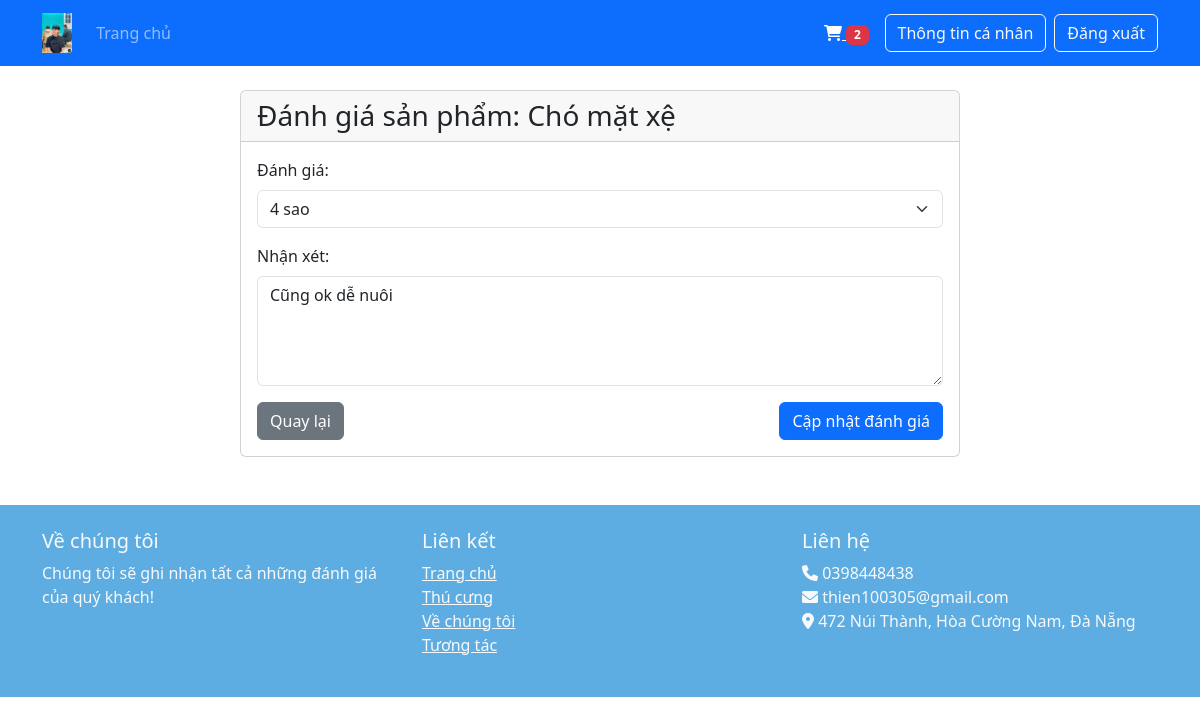
/product/16/review/ (signed in), run on the app's committed database.
### accounts/models.py (models this page shows, shortened)
class Product(models.Model):
    name = models.CharField(max_length=200, verbose_name='Tên sản phẩm')
    description = models.TextField(verbose_name='Mô tả')
    price = models.DecimalField(max_digits=10, decimal_places=0, verbose_name='Giá')
    image = models.ImageField(upload_to='products/', verbose_name='Hình ảnh')
    category = models.ForeignKey(Category, on_delete=models.CASCADE, verbose_name='Loại sản phẩm')
    created_at = models.DateTimeField(auto_now_add=True, verbose_name='Ngày tạo')
    updated_at = models.DateTimeField(auto_now=True, verbose_name='Ngày cập nhật')
    is_active = models.BooleanField(default=True, verbose_name='Kích hoạt')
    class Meta:
        verbose_name = 'Products'
        verbose_name_plural = 'Products'
        ordering = ['-created_at']

class Review(models.Model):
    order = models.ForeignKey(Order, on_delete=models.CASCADE, related_name='reviews', null=True, blank=True)
    product = models.ForeignKey(Product, on_delete=models.CASCADE, related_name='reviews', null=True, blank=True)
    user = models.ForeignKey(User, on_delete=models.CASCADE)
    rating = models.IntegerField(choices=[(i, i) for i in range(1, 6)])
    comment = models.TextField()
    created_at = models.DateTimeField(auto_now_add=True)
    updated_at = models.DateTimeField(auto_now=True)
    class Meta:
        ordering = ['-created_at']

### accounts/views.py (the view, shortened to what this page needs)
# urls.py: path('product/<int:product_id>/review/', login_required(views.product_review), name='product_review'),
@login_required
def product_review(request, product_id):
    product = get_object_or_404(Product, id=product_id)
    review = Review.objects.filter(product=product, user=request.user).first()
    return render(request, 'product_review.html', {
        'product': product,
        'review': review,
        'cart_count': CartItem.objects.filter(cart__user=request.user).count()
    })

### ecommerce/templates/product_review.html (shortened to what this page needs)
{% extends 'base.html' %}
{% block content %}
<div class="container mt-4">
    <div class="row">
        <div class="col-md-8 offset-md-2">
            <div class="card">
                <div class="card-header">
                    <h3 class="mb-0">Đánh giá sản phẩm: {{ product.name }}</h3>
                </div>
                <div class="card-body">
                    <form method="post">
                        <div class="mb-3">
                            <label for="rating" class="form-label">Đánh giá:</label>
                            <select class="form-select" id="rating" name="rating" required>
                                <option value="4" {% if review and review.rating == 4 %}selected{% endif %}>4 sao</option>
                            </select>
                        </div>
                        <div class="mb-3">
                            <label for="comment" class="form-label">Nhận xét:</label>
                            <textarea class="form-control" id="comment" name="comment" rows="4" required>{% if review %}{{ review.comment }}{% endif %}</textarea>
                        </div>
                        <div class="d-flex justify-content-between">
                            <a href="{% url 'product_detail' product.id %}" class="btn btn-secondary">Quay lại</a>
                            <button type="submit" class="btn btn-primary">
                                {% if review %}Cập nhật đánh giá{% else %}Gửi đánh giá{% endif %}
                            </button>
                        </div>
                    </form>
                </div>
            </div>
        </div>
    </div>
</div>
{% endblock %}

### data on the page
Product: name "Chó mặt xệ"
Review: rating "4 sao", comment "Cũng ok dễ nuôi"

### other printed values
{{ cart_count }} "2"
